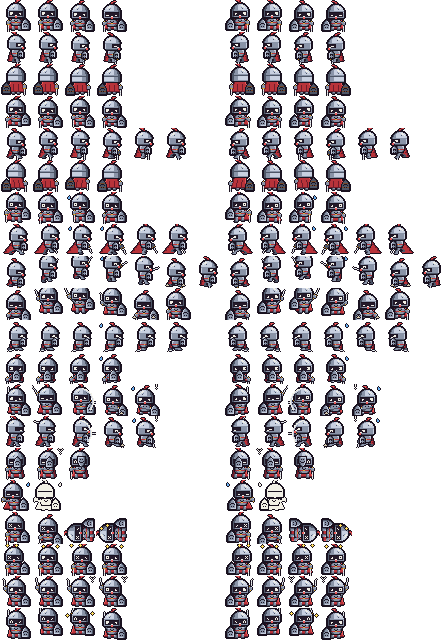

Reproduce this figure in Python.
import math, json, os, zipfile
from PIL import Image, ImageDraw, ImageFont

PAL = {
 'K':'#1a1220','1':'#241a2a','2':'#4a3448',
 'w':'#4a2c1c','W':'#7a4a2a',
 'y':'#b07a1a','Y':'#e8b13a','Z':'#ffe27a',
 'm':'#4d5566','M':'#8a94a8','N':'#c8d0e0','O':'#f2f0e6',
 'r':'#6e1c2a','R':'#b8333a','P':'#e85a5a',
 'C':'#6ab0f0','X':'#d8ccb0','F':'#ffd84a',
}
RGBA = {k: tuple(int(v[i:i+2],16) for i in (1,3,5))+(255,) for k,v in PAL.items()}
S = 32

def new(w=S,h=S): return [['.']*w for _ in range(h)]
def rows(rs):
    for r in rs: assert len(r)==len(rs[0]),(r,len(r))
    return [list(r) for r in rs]
def size(c): return len(c[0]),len(c)
def put(c,x,y,ch):
    w,h=size(c)
    if 0<=x<w and 0<=y<h: c[y][x]=ch
def get(c,x,y):
    w,h=size(c); return c[y][x] if 0<=x<w and 0<=y<h else '.'
def rect(c,x,y,w,h,ch):
    for yy in range(y,y+h):
        for xx in range(x,x+w): put(c,xx,yy,ch)
def paste(d,s,ox,oy):
    for y,row in enumerate(s):
        for x,ch in enumerate(row):
            if ch!='.': put(d,x+ox,y+oy,ch)
def outline(c,ch='K'):
    w,h=size(c); o=[r[:] for r in c]
    for y in range(h):
        for x in range(w):
            if c[y][x]=='.' and any(get(c,x+dx,y+dy)!='.' for dx,dy in((1,0),(-1,0),(0,1),(0,-1))):
                o[y][x]=ch
    return o
def flip(c): return [r[::-1] for r in c]
def vflip(c): return [r[:] for r in c[::-1]]
def rot_ccw(c): return [list(r) for r in zip(*c)][::-1]
def recolor(c,m): return [[m.get(ch,ch) for ch in r] for r in c]
def to_img(c):
    w,h=size(c); im=Image.new('RGBA',(w,h),(0,0,0,0)); px=im.load()
    for y in range(h):
        for x in range(w):
            if c[y][x]!='.': px[x,y]=RGBA[c[y][x]]
    return im
def line(c,a,b,c1,c2=None):
    (x0,y0),(x1,y1)=a,b; n=max(abs(x1-x0),abs(y1-y0),1)
    for i in range(n+1):
        x=round(x0+(x1-x0)*i/n); y=round(y0+(y1-y0)*i/n)
        put(c,x,y,c1)
        if c2: put(c,x,y+1,c2)

# ---------------- parts ----------------
HELMET=rows([
".......KKKKKK.......",
".....KKNNNNMMKK.....",
"....KNNOONNNMMmK....",
"...KNNOONNNNMMMmK...",
"..KNNONNNNNNMMMmmK..",
"..KNNNNNNNNNMMMmmK..",
".KNNNNNNNNNNMMMMmmK.",
".KMMMMMMMMMMMMMMmmK.",
".KNKKKKKKKKKKKKKKmK.",
".KM1OOO1111111111mK.",
".KM1OOO111111OO11mK.",
".KM1OOK111111KO11mK.",
".KM111111OO111111mK.",
".KMMMMMMMPPMMMMMmmK.",
"..KKKKKKKPPKKKKKKK..",
".........KK........."])
HELMET[5][7]='m'; HELMET[4][8]='M'   # dent
def helmet(eyes='derp',tongue=True):
    h=[r[:] for r in HELMET]
    def clear():
        for y in (9,10,11):
            for x in (4,5,6,13,14): h[y][x]='1'
        h[11][6]='1'
    if eyes=='blink':
        clear(); rect(h,4,11,3,1,'O'); rect(h,13,11,2,1,'O')
    elif eyes=='wide':
        clear(); rect(h,4,9,3,3,'O'); put(h,5,10,'K'); rect(h,13,10,2,2,'O'); put(h,14,10,'K')
    elif eyes=='dead':
        clear()
        for (x,y) in ((4,9),(6,9),(5,10),(4,11),(6,11),(13,10),(14,11)): put(h,x,y,'O')
    elif eyes=='happy':
        clear()
        for (x,y) in ((4,10),(5,9),(6,10),(13,11),(14,10)): put(h,x,y,'O')
        put(h,4,11,'O'); put(h,6,11,'O')
    elif eyes=='up':
        clear(); rect(h,4,9,3,3,'O'); put(h,4,9,'K'); rect(h,13,10,2,2,'O'); put(h,14,10,'K')
    elif eyes in ('left','right'):
        clear(); rect(h,4,9,3,3,'O'); rect(h,13,10,2,2,'O')
        if eyes=='left': put(h,4,10,'K'); put(h,13,10,'K')
        else: put(h,6,10,'K'); put(h,14,10,'K')
    if not tongue:
        h[13][9]='M'; h[13][10]='M'; h[14][9]='K'; h[14][10]='K'; h[15][9]='.'; h[15][10]='.'
    return h
PLUMES=[rows(p) for p in (
["..RPPR","..rP..",".Rr...","..r..."],
["...RPP",".RPr..",".Rr...","..r..."],
["RPR...","..PR..","..Rr..","..r..."])]
TORSO=rows([
"..KKKKKKKK..",
".KNNMMMMMmK.",
"KNMMKMMKMMmK",
"KNMMMKKMMMmK",
"KRRRRYYRRRrK",
"KmMMMMMMMmmK",
".KmMMMMMmmK.",
".KKKKKKKKKK."])
SHIELD=rows([
"KKKKKKKKK",
"KNNNNNMmK",
"KNMMMMMmK",
"KNMKMKMmK",
"KNMMMMMmK",
"KNKMMMKmK",
"KNMKKKMmK",
".KNMMMmK.",
".KNMMMmK.",
"..KNMmK..",
"...KmK...",
"....K...."])
SHIELD_UPSIDE=vflip(SHIELD)
QMARK=rows([".OOO.","O...O","...O.","..O..",".....","..O.."])
EXCL=rows(["O","O","O",".","O"])
STAR=rows([".F.","FZF",".F."])
DROP=rows([".C","CC","CC"])
PUFF=rows([".X.","XXX"])
def fx(c,spr,x,y,ol=True):
    if not ol: paste(c,spr,x,y); return
    pad=[['.']*(len(spr[0])+2) for _ in range(len(spr)+2)]
    paste(pad,spr,1,1); paste(c,outline(pad),x-1,y-1)

DEF=dict(bx=0,by=0,hx=0,hy=0,eyes='derp',tongue=True,plume=0,legs='stand',cape=0,
         hand=(8,22),sword=90,swlen=7,shield='side',fx=[])
def P(**kw):
    d=dict(DEF); d.update(kw); return d

def draw(p):
    c=new(); bx,by=p['bx'],p['by']
    # cape (behind)
    s=p['cape']
    for y in range(19+by,29+min(0,by)):
        t=(y-19-by)/9
        l=round(10+bx-t*2+s*t); r=round(21+bx+t*2+s*t)
        rect(c,l,y,r-l+1,1,'R'); put(c,l,y,'P'); put(c,r,y,'r'); put(c,r-1,y,'r')
    rect(c,round(10+bx-2+s),28+min(0,by),14,1,"r")
    # legs
    lt=26+by
    lx,rx=12+bx,18+bx
    lb,rb=29,29
    if p['legs']=='lstep': lb=28
    if p['legs']=='rstep': rb=28
    if p['legs']=='wide': lx-=1; rx+=1
    if p['legs']=='air': lb,rb=27+by//2,27+by//2
    for x,b,toe in ((lx,lb,-1),(rx,rb,0)):
        rect(c,x,lt,3,max(1,b-lt),'M'); rect(c,x+2,lt,1,max(1,b-lt),'m'); put(c,x,lt,'N')
        rect(c,x+toe,b,4,1,'m'); put(c,x+toe+(0 if toe else 3),b,'K')
    paste(c,TORSO,10+bx,18+by)
    # sword arm + sword
    sh=(11+bx,20+by); hand=(p['hand'][0]+bx,p['hand'][1]+by)
    line(c,sh,hand,'M','m')
    if p['sword'] is not None:
        a=math.radians(p['sword']); dx,dy=math.cos(a),math.sin(a)
        put(c,round(hand[0]-dx*2),round(hand[1]-dy*2),'Y')
        gx,gy=hand[0]+dx*1.5,hand[1]+dy*1.5
        for t in (-1,0,1): put(c,round(gx-dy*t),round(gy+dx*t),'y' if t else 'Y')
        for i in range(3,p['swlen']+3):
            put(c,round(hand[0]+dx*i),round(hand[1]+dy*i),'O' if i==p['swlen']+2 else ('N' if i%2 else 'O'))
    rect(c,hand[0]-1,hand[1]-1,3,3,'M'); put(c,hand[0]+1,hand[1]+1,'m'); put(c,hand[0]-1,hand[1]-1,'N')
    # shield beside the body
    if p['shield']=='side': paste(c,SHIELD_UPSIDE,21+bx+p.get('shx',0),18+by+p.get('shy',0))
    # head
    hx,hy=6+bx+p['hx'],3+by+p['hy']
    paste(c,PLUMES[p['plume']],hx+8,hy-3)
    paste(c,helmet(p['eyes'],p['tongue']),hx,hy)
    if p['shield']=='raised': paste(c,SHIELD_UPSIDE,13+bx,8+by)
    if p['shield']=='raised_ok': paste(c,SHIELD,13+bx,8+by)
    if p['shield']=='peek': paste(c,SHIELD_UPSIDE,12+bx+p.get('shx',0),14+by)
    c=outline(c)
    for kind,x,y in p['fx']:
        if kind=='slash':
            for a in range(-80,41,4):
                for r,ch in ((12,'N'),(13,'O')):
                    put(c,round(16+r*math.cos(math.radians(a))),round(17+r*math.sin(math.radians(a))),ch)
        else:
            fx(c,{'?':QMARK,'!':EXCL,'star':STAR,'drop':DROP,'puff':PUFF}[kind],x,y)
    return c

def lie(c):
    r=rot_ccw(c)
    ys=[y for y,row in enumerate(r) if any(ch!='.' for ch in row)]
    xs=[x for x in range(S) if any(r[y][x]!='.' for y in range(S))]
    o=new(); paste(o,r,(S-(xs[-1]-xs[0]+1))//2-xs[0],30-ys[-1]); return o
def flash(c): return recolor(c,{k:'O' for k in PAL if k!='K'})

def sword_at(c,hand,ang,length):
    if ang is None: return
    a=math.radians(ang); dx,dy=math.cos(a),math.sin(a)
    put(c,round(hand[0]-dx*2),round(hand[1]-dy*2),'Y')
    gx,gy=hand[0]+dx*1.5,hand[1]+dy*1.5
    for t in (-1,0,1): put(c,round(gx-dy*t),round(gy+dx*t),'y' if t else 'Y')
    for i in range(3,length+3):
        put(c,round(hand[0]+dx*i),round(hand[1]+dy*i),'O' if i==length+2 else ('N' if i%2 else 'O'))
def fx_all(c,lst,cx=16,cy=17):
    for kind,x,y in lst:
        if kind=='slash':
            for a in range(-80,41,4):
                for r,ch in ((12,'N'),(13,'O')):
                    put(c,round(cx+r*math.cos(math.radians(a))),round(cy+r*math.sin(math.radians(a))),ch)
        else: fx(c,{'?':QMARK,'!':EXCL,'star':STAR,'drop':DROP,'puff':PUFF}[kind],x,y)

# ---------------- side (profile, facing right) ----------------
HELM_SIDE=rows([
".....KKKKKK......",
"...KKNNNNMMKK....",
"..KNNOONNNNMmK...",
".KNNOONNNNNNMmK..",
".KNONNNNNNNNMMmK.",
"KNNNNNNNNNNNMMmK.",
"KNNNNNNNNNNNMMMmK",
"KMMMMMMMMMMMMMMmK",
"KNMMMMMMKKKKKKKK.",
"KNMMMMMMK1OOO11K.",
"KNMMMMMMK1OOK11K.",
"KNMMMMMMK1111OOK.",
"KNMMMMMMMMMMMMPPK",
".KmmmmmmmmmmmKPPK",
"..KKKKKKKKKKK.KK."])
HELM_SIDE[4][6]='m'
def helm_side(eyes='derp',tongue=True):
    h=[r[:] for r in HELM_SIDE]
    for x in (10,11,12):
        for y in (9,10): h[y][x]='1'
    full=lambda:[put(h,x,y,'O') for x in (10,11,12) for y in (9,10)]
    pup={'derp':(12,10),'fwd':(12,9),'back':(10,9),'wide':(11,10),'down':(11,10)}
    if eyes in pup: full(); put(h,*pup[eyes],'K')
    elif eyes=='blink': rect(h,10,10,3,1,'O')
    elif eyes=='happy': [put(h,x,y,'O') for x,y in ((10,10),(11,9),(12,10))]
    elif eyes=='dead': [put(h,x,y,'O') for x,y in ((10,9),(12,9),(11,10))]
    if not tongue:
        h[12][14]='M'; h[12][15]='M'; h[13][14]='K'; h[13][15]='K'; h[13][16]='.'; h[14][14]='.'; h[14][15]='.'
    return h
TORSO_SIDE=rows([
".KKKKKKK.",
"KNNMMMMmK",
"KNMMMMMmK",
"KNMMMMMmK",
"KRRRRYRrK",
"KmMMMMmmK",
".KmMMMmK.",
".KKKKKKK."])
SHIELD_SMALL=rows([
"...K...",
"..KmK..",
".KmMNK.",
"KmMMMNK",
"KmKKKNK",
"KmKMKNK",
"KmMMMNK",
"KmKMKNK",
"KKKKKKK"])
SDEF=dict(bx=0,by=0,hx=0,hy=0,eyes='derp',tongue=True,plume=0,cape=0.3,
          legs=((-1,0),(1,0)),ground=True,hand=(18,23),sword=100,swlen=6,shx=0,shy=0,fx=[])
def SP(**kw):
    d=dict(SDEF); d.update(kw); d['_v']='side'; return d
def line3(c,a,b,c1,c2):
    (x0,y0),(x1,y1)=a,b; n=max(abs(x1-x0),abs(y1-y0),1)
    for i in range(n+1):
        x=round(x0+(x1-x0)*i/n); y=round(y0+(y1-y0)*i/n)
        put(c,x,y,c1); put(c,x+1,y,c1); put(c,x+2,y,c2)
def draw_side(p):
    c=new(); bx,by=p['bx'],p['by']; hip=25+by
    # cape trailing behind
    bottom=29 if p['ground'] else min(29,hip+3)
    for y in range(18+by,bottom):
        t=y-(18+by); right=12+bx; left=right-1-round(t*p['cape'])
        rect(c,left,y,right-left+1,1,'R'); put(c,left,y,'r'); put(c,left+1,y,'r') if t%3==0 else None
    # far arm + sword
    sh=(17+bx,19+by); hand=(p['hand'][0]+bx,p['hand'][1]+by)
    line(c,sh,hand,'m','m'); sword_at(c,hand,p['sword'],p['swlen'])
    rect(c,hand[0]-1,hand[1]-1,3,3,'m')
    # legs
    for i,((dx,lift),(c1,c2),boot) in enumerate(zip(p['legs'],(('m','1'),('M','m')),('m','M'))):
        hx_=13+bx+i*2; fx_=hx_+dx
        fy=(29-lift) if p['ground'] else (hip+4-lift)
        fy=max(min(fy,29),hip+1)
        line3(c,(hx_,hip),(fx_,fy-1),c1,c2)
        rect(c,fx_,fy,4,1,boot); put(c,fx_+3,fy,'m' if boot=='M' else '1')
    paste(c,TORSO_SIDE,11+bx,17+by)
    hx,hy=8+bx+p['hx'],3+by+p['hy']
    paste(c,flip(PLUMES[p['plume']]),hx+4,hy-3)
    paste(c,helm_side(p['eyes'],p['tongue']),hx,hy)
    # near arm holding the (upside-down) shield
    paste(c,SHIELD_SMALL,17+bx+p['shx'],17+by+p['shy'])
    c=outline(c); fx_all(c,p['fx'],cx=14,cy=17)
    return c

# ---------------- back view ----------------
HELM_BACK=[r[:] for r in HELMET]
for y in range(9,13): HELM_BACK[y]=list(".KNNNNNNNNNNMMMMmmK.")
HELM_BACK[8]=list(".KmmmmmmmmmmmmmmmmK.")
HELM_BACK[13]=list(".KMMMMMMMMMMMMMMmmK."); HELM_BACK[14]=list("..KKKKKKKKKKKKKKKK.."); HELM_BACK[15]=list('.'*20)
SHIELD_BACK=recolor(SHIELD,{'N':'m','M':'m'})
for y in (3,7):
    for x in range(1,8):
        if SHIELD_BACK[y][x]!='K': SHIELD_BACK[y][x]='W'
SHIELD_BACK=vflip(SHIELD_BACK)
BDEF=dict(bx=0,by=0,legs='stand',plume=0,cape=0,hand=(24,22),sword=90,swlen=6,shx=0,shy=0,fx=[])
def BP(**kw):
    d=dict(BDEF); d.update(kw); d['_v']='back'; return d
def draw_back(p):
    c=new(); bx,by=p['bx'],p['by']
    lt=26+by; lx,rx=12+bx,17+bx; lb,rb=29,29
    if p['legs']=='lstep': lb=28
    if p['legs']=='rstep': rb=28
    if p['legs']=='wide': lx-=1; rx+=1
    for x,b in ((lx,lb),(rx,rb)):
        rect(c,x,lt,3,max(1,b-lt),'M'); rect(c,x+2,lt,1,max(1,b-lt),'m')
        rect(c,x,b,3,1,'m')
    # sword (screen right)
    hand=(p['hand'][0]+bx,p['hand'][1]+by)
    line(c,(20+bx,20+by),hand,'M','m'); sword_at(c,hand,p['sword'],p['swlen'])
    rect(c,hand[0]-1,hand[1]-1,3,3,'M')
    # cape covering the back
    s=p['cape']
    for y in range(17+by,28):
        t=(y-17-by)/10
        l=round(10+bx-t*2+s*t); r=round(21+bx+t*2+s*t)
        rect(c,l,y,r-l+1,1,'R'); put(c,l,y,'P'); put(c,r,y,'r')
        for fxx in (13,18): put(c,round(fxx+bx+s*t),y,'r') if t>0.2 else None
    rect(c,round(8+bx+s),27,16,1,'r')
    paste(c,SHIELD_BACK,2+bx+p['shx'],18+by+p['shy'])
    paste(c,PLUMES[p['plume']],14+bx,0+by)
    paste(c,HELM_BACK,6+bx,3+by)
    c=outline(c); fx_all(c,p['fx'])
    return c

A={}
A['idle']=[P(),P(plume=1),P(by=1,cape=0),P(by=1,plume=1,eyes='blink')]
A['walk_down']=[P(legs='lstep',cape=-1,hand=(7,23),shy=-1,plume=1),P(by=1,hand=(8,22)),
           P(legs='rstep',cape=1,hand=(9,21),shy=1,plume=1),P(by=1,hand=(8,22),plume=0)]
A['run_down']=[P(legs='lstep',by=-1,cape=-2,hand=(6,21),shy=-2,plume=2,eyes='wide'),P(legs='wide',hand=(8,23),cape=-1,eyes='wide'),
          P(legs='rstep',by=-1,cape=2,hand=(10,21),shy=1,plume=2,eyes='wide',fx=[('drop',4,4)]),P(legs='wide',hand=(8,23),cape=1,eyes='wide')]
A['attack']=[
 P(by=1,eyes='up',hand=(9,12),sword=-95,swlen=8,plume=1,tongue=False),
 P(bx=-1,eyes='blink',hand=(7,10),sword=-130,swlen=8,plume=2,cape=-1,tongue=False),
 P(bx=1,eyes='wide',hand=(23,17),sword=10,swlen=7,cape=1,plume=2,fx=[('slash',0,0)]),
 P(bx=1,by=2,eyes='wide',legs='wide',hand=(22,23),sword=75,swlen=7,cape=1,fx=[('puff',24,28)]),
 P(bx=1,by=2,eyes='derp',legs='wide',hand=(22,23),sword=75,swlen=7,fx=[('drop',4,3),('!',28,0)])]
A['block']=[P(shield='raised',hand=(7,21),eyes='blink',legs='wide'),
            P(shield='raised',hand=(7,21),eyes='blink',legs='wide',fx=[('?',26,0)]),
            P(shield='raised_ok',hand=(7,21),eyes='happy',legs='wide')]
hurt=P(bx=-2,hx=-1,eyes='blink',cape=-2,plume=2,hand=(5,19),sword=-60,fx=[('drop',27,3)])
A['hurt']=[draw(hurt),flash(draw(hurt))]
flat=P(eyes='dead',sword=None,plume=2,hand=(9,24))
dead=lie(draw(flat)); dead2=[r[:] for r in dead]; fx(dead2,STAR,4,15); fx(dead2,STAR,10,12)
A['death']=[draw(P(bx=-1,eyes='dead',plume=2,cape=-1)),
            draw(P(by=3,legs='wide',eyes='dead',plume=0,sword=95,swlen=6)),dead,dead2]
A['dizzy']=[]
pos=[(6,0),(24,1),(15,0),(10,1)]
for i in range(4):
    sw=(-1,0,1,0)[i]
    A['dizzy'].append(P(bx=sw,hx=sw,cape=-sw,eyes=('dead','derp','dead','wide')[i],plume=i%2,
                        fx=[('star',*pos[i]),('star',*pos[(i+2)%4])]))
A['scratch']=[P(hand=(5,12),sword=-100,swlen=7,eyes='up'),P(hand=(5,11),sword=-95,swlen=7,eyes='up',plume=1),
              P(hand=(5,12),sword=-100,swlen=7,fx=[('?',26,0)]),P(hand=(5,11),sword=-95,swlen=7,plume=1,eyes='wide',fx=[('?',26,0)])]
A['victory']=[P(hand=(8,12),sword=-90,swlen=8,eyes='happy'),
              P(by=-3,legs='air',hand=(8,10),sword=-90,swlen=8,eyes='happy',plume=2,cape=1),
              P(by=-3,legs='air',hand=(8,10),sword=-85,swlen=8,eyes='happy',plume=2,cape=-1,fx=[('star',2,6),('star',27,4)]),
              P(by=1,hand=(8,13),sword=-90,swlen=8,eyes='derp')]


# ---- side view ----
A['idle_side']=[SP(),SP(plume=1),SP(by=1,hand=(20,24)),SP(by=1,plume=1,eyes='blink',hand=(20,24))]
def gait(n,stride,lift,**kw):
    out=[]
    for i in range(n):
        ph=2*math.pi*i/n; cs,sn=math.cos(ph),math.sin(ph)
        far=(round(-stride*cs)-1, lift if sn<-0.3 else 0)
        near=(round(stride*cs), lift if sn>0.3 else 0)
        out.append((far,near,cs,sn,i))
    return out
A['walk_side']=[SP(legs=(f,nr),by=0 if abs(sn)>0.5 else 1,hand=(20+round(-cs*2),23),shx=round(cs*1.5),
                   plume=i%2,cape=0.4) for f,nr,cs,sn,i in gait(6,3,1)]
A['run_side']=[SP(legs=(f,nr),bx=1,hx=1,by=-1 if abs(sn)>0.5 else 0,hand=(21+round(-cs*3),22),sword=60,
                  shx=round(cs*2),plume=2 if i%2 else 1,cape=0.8,eyes='fwd',tongue=True,
                  fx=[('drop',5,3)] if i in (2,3) else []) for f,nr,cs,sn,i in gait(6,4,2)]
A['jump_side']=[
 SP(by=3,legs=((-4,0),(3,0)),hand=(19,26),sword=85,eyes='blink',cape=0.5),
 SP(by=-4,ground=False,legs=((-3,0),(1,1)),hand=(21,14),sword=-60,eyes='up' if False else 'fwd',cape=0.1,plume=1),
 SP(by=-6,ground=False,legs=((-2,2),(2,1)),hand=(22,13),sword=-50,eyes='wide',cape=0.1,plume=2),
 SP(by=-5,ground=False,legs=((-1,0),(1,0)),hand=(23,15),sword=-30,eyes='wide',cape=0.0,plume=2,fx=[('drop',5,1)]),
 SP(by=-2,ground=False,legs=((-2,0),(2,0)),hand=(22,16),sword=-20,eyes='down',cape=-0.1,plume=2),
 SP(by=3,legs=((-4,0),(3,0)),hand=(21,26),sword=70,eyes='blink',cape=0.6,fx=[('puff',6,28),('puff',22,28)]),
 SP(by=1,eyes='derp',plume=1)]
A['sneak_side']=[]
for i,(f,nr,cs,sn,_) in enumerate(gait(6,3,1)):
    A['sneak_side'].append(SP(by=3,hx=2,legs=((f[0]-1,f[1]),(nr[0]+1,nr[1])),hand=(16,25),sword=160,swlen=6,
        shx=2,shy=-3,cape=0.2,tongue=False,eyes=('back','back','fwd','fwd','back','fwd')[i],plume=0,
        fx=[('drop',4,4)] if i==3 else []))
A['attack_side']=[
 SP(bx=-1,eyes='up',hand=(15,9),sword=-110,swlen=7,plume=1,tongue=False,legs=((-2,0),(2,0))),
 SP(bx=-2,eyes='blink',hand=(12,9),sword=-150,swlen=7,plume=2,tongue=False,cape=0.5,legs=((-3,0),(1,0))),
 SP(bx=1,hx=1,eyes='fwd',hand=(24,17),sword=0,swlen=6,plume=2,legs=((-3,0),(4,0)),fx=[('slash',0,0)]),
 SP(bx=1,by=2,eyes='wide',hand=(23,23),sword=75,swlen=6,legs=((-3,0),(4,0)),fx=[('puff',25,28)]),
 SP(bx=1,by=2,eyes='derp',hand=(23,23),sword=75,swlen=6,legs=((-3,0),(4,0)),fx=[('drop',5,3),('!',28,0)])]
# ---- back view (walking away) ----
A['idle_up']=[BP(),BP(plume=1),BP(by=1),BP(by=1,plume=1)]
A['walk_up']=[BP(legs='lstep',cape=1,hand=(25,23),shy=1,plume=1),BP(by=1),
              BP(legs='rstep',cape=-1,hand=(23,21),shy=-1,plume=1),BP(by=1)]
# ---- front extras ----
A['jump_down']=[P(by=3,legs='wide',hand=(8,24),eyes='blink'),
                P(by=-5,legs='air',hand=(6,15),sword=-110,swlen=7,eyes='up',plume=1),
                P(by=-6,legs='air',hand=(5,14),sword=-120,swlen=7,eyes='wide',plume=2,shy=-3),
                P(by=-3,legs='air',hand=(6,17),sword=-100,swlen=7,eyes='wide',plume=2),
                P(by=3,legs='wide',hand=(8,24),eyes='blink',fx=[('puff',5,28),('puff',24,28)]),
                P(by=1)]
A['sneak_down']=[P(by=3,legs='wide',shield='peek',hand=(7,24),eyes='left',cape=0),
                 P(by=3,legs='lstep',shield='peek',shx=-1,hand=(6,24),eyes='left',cape=-1),
                 P(by=3,legs='wide',shield='peek',hand=(7,24),eyes='right',cape=0),
                 P(by=3,legs='rstep',shield='peek',shx=1,hand=(8,24),eyes='right',cape=1,fx=[('drop',4,5)])]
def render(p):
    v=p.get('_v')
    return draw_side(p) if v=='side' else draw_back(p) if v=='back' else draw(p)

ORDER=['idle','idle_side','idle_up','walk_down','walk_side','walk_up','run_down','run_side','jump_side','jump_down','sneak_side','sneak_down','attack','attack_side','block','hurt','death','dizzy','scratch','victory']
F={k:[render(f) if isinstance(f,dict) else f for f in A[k]] for k in ORDER}
fps={'idle':5,'idle_side':5,'idle_up':5,'walk_down':8,'walk_side':10,'walk_up':8,'run_down':12,'run_side':12,'jump_side':10,'jump_down':10,'sneak_side':6,'sneak_down':5,'attack_side':12,'attack':12,'block':6,'hurt':8,'death':6,'dizzy':6,'scratch':5,'victory':8}
loop={'jump_side':False,'jump_down':False,'attack_side':False,'attack':False,'block':False,'hurt':False,'death':False}

OUT='chibi_knight'; os.makedirs(OUT+'/frames',exist_ok=True)
maxn=max(len(F[k]) for k in ORDER)
sheet=Image.new('RGBA',(S*maxn*2,S*len(ORDER)),(0,0,0,0))
meta={"frameWidth":S,"frameHeight":S,"image":"chibi_knight.png","background":"transparent",
      "layout":f"one row per animation; columns 0-{maxn-1} face right, columns {maxn}-{2*maxn-1} face left","animations":{}}
for r,k in enumerate(ORDER):
    for i,f in enumerate(F[k]):
        im=to_img(f); sheet.paste(im,(i*S,r*S)); sheet.paste(to_img(flip(f)),((maxn+i)*S,r*S))
        im.save(f"{OUT}/frames/{k}_{i}.png")
    meta["animations"][k]={"row":r,"frames":len(F[k]),"fps":fps[k],"loop":loop.get(k,True)}
sheet.save(f'{OUT}/chibi_knight.png')
sheet.resize((sheet.width*4,sheet.height*4),Image.NEAREST).save(f'{OUT}/chibi_knight_4x.png')
json.dump(meta,open(f'{OUT}/chibi_knight.json','w'),indent=1)

# labelled preview on a checkerboard (shows the transparency)
SC=4; LW=110
prev=Image.new('RGBA',(LW+S*SC*maxn,S*SC*len(ORDER)),(36,30,44,255)); d=ImageDraw.Draw(prev)
for y in range(0,prev.height,16):
    for x in range(LW,prev.width,16):
        d.rectangle((x,y,x+15,y+15),fill=(70,70,78,255) if (x//16+y//16)%2 else (88,88,96,255))
try: font=ImageFont.truetype('/usr/share/fonts/truetype/dejavu/DejaVuSans-Bold.ttf',18)
except: font=ImageFont.load_default()
for r,k in enumerate(ORDER):
    d.text((10,r*S*SC+S*SC//2-10),k,fill=(232,177,58,255),font=font)
    for i,f in enumerate(F[k]):
        prev.alpha_composite(to_img(f).resize((S*SC,S*SC),Image.NEAREST),(LW+i*S*SC,r*S*SC))
prev.save(f'{OUT}/chibi_knight_preview.png')

# transparent animated gif
keys=list(PAL); palimg=Image.new('P',(1,1))
flatpal=[255,0,255]+[v for k in keys for v in RGBA[k][:3]]+[0]*(768-3-3*len(keys))
palimg.putpalette(flatpal)
cols=5; cell=S*4; rws=math.ceil(len(ORDER)/cols)
frames=[]
for t in range(60):
    im=Image.new('RGB',(cols*cell,rws*cell),(255,0,255))
    for n,k in enumerate(ORDER):
        fl=F[k]; ticks=max(1,round(12/fps[k])); idx=(t//ticks)%len(fl)
        fr=to_img(fl[idx]).resize((cell,cell),Image.NEAREST)
        im.paste(fr,((n%cols)*cell,(n//cols)*cell),fr)
    frames.append(im.quantize(palette=palimg,dither=Image.Dither.NONE))
frames[0].save(f'{OUT}/chibi_knight_animated.gif',save_all=True,append_images=frames[1:],duration=83,loop=0,transparency=0,disposal=2)

with zipfile.ZipFile('chibi_knight.zip','w',zipfile.ZIP_DEFLATED) as z:
    for root,_,files in os.walk(OUT):
        for f in sorted(files):
            p=os.path.join(root,f); z.write(p,os.path.relpath(p,OUT))
    z.write('chibi_knight.py','chibi_knight.py')
print(sheet.size, sheet.getpixel((0,0)))
